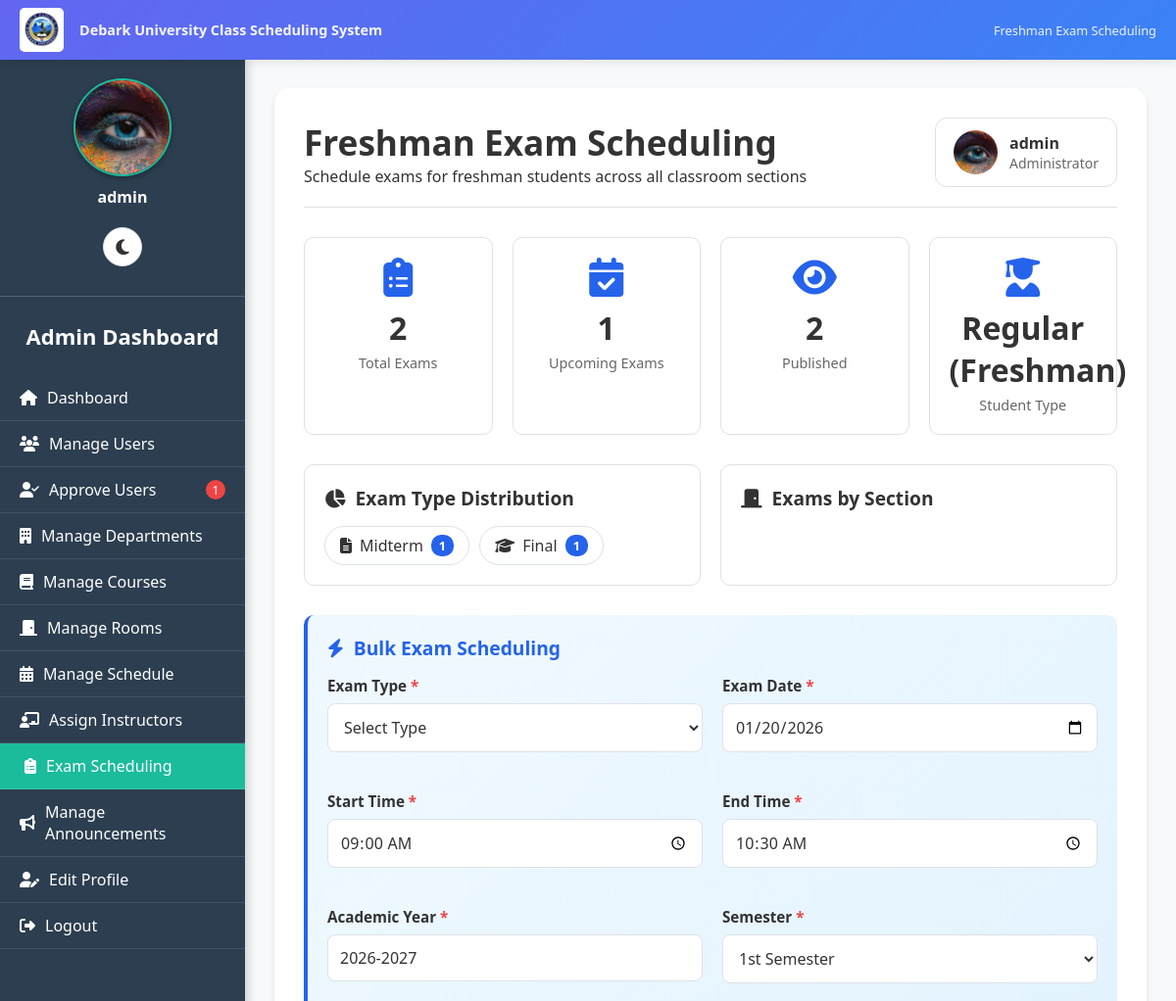
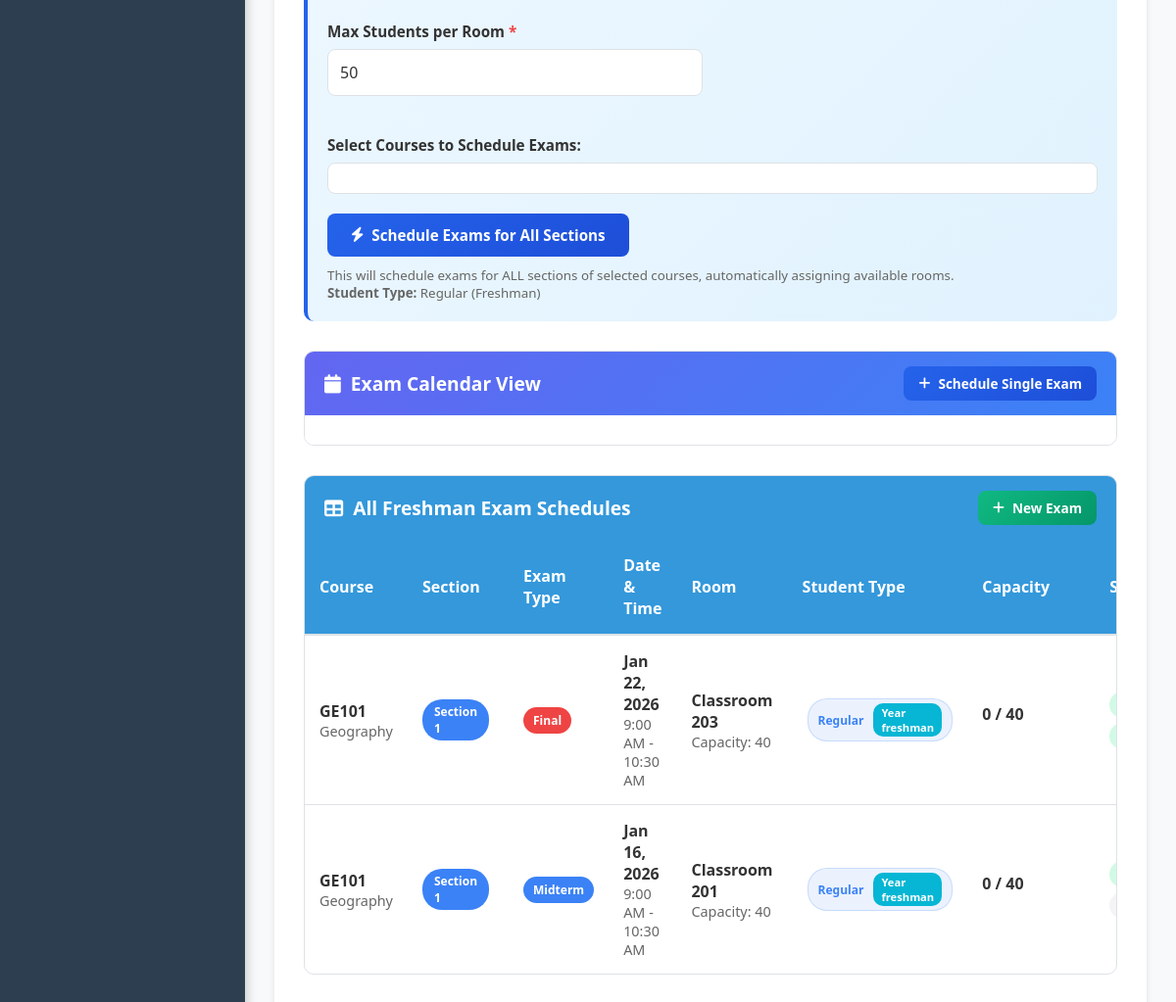
Screenshot of /admin/manage_exam_schedules.php (signed in) with the database file from the repository (2 pictures, top to bottom).
### tables this page shows
CREATE TABLE `users` (
  `user_id` int(11) NOT NULL,
  `username` varchar(50) NOT NULL,
  `password` varchar(255) NOT NULL,
  `full_name` varchar(100) NOT NULL,
  `student_id` varchar(50) DEFAULT NULL,
  `email` varchar(100) DEFAULT NULL,
  `role` enum('admin','instructor','student','department_head') NOT NULL,
  `department_id` int(11) DEFAULT NULL,
  `year` varchar(10) DEFAULT NULL,
  `created_at` timestamp NOT NULL DEFAULT current_timestamp(),
  `profile_picture` varchar(255) DEFAULT NULL,
  `email_verified` tinyint(1) DEFAULT 0,
  `verification_token` varchar(255) DEFAULT NULL,
  `is_approved` tinyint(1) DEFAULT 0,
  `is_verified` tinyint(1) NOT NULL DEFAULT 0,
  `id_number` varchar(20) DEFAULT NULL
);

CREATE TABLE `exam_schedules` (
  `exam_id` int(11) NOT NULL,
  `course_id` int(11) NOT NULL,
  `exam_type` enum('Midterm','Final','Quiz','Assignment') NOT NULL,
  `exam_date` date NOT NULL,
  `start_time` time NOT NULL,
  `end_time` time NOT NULL,
  `room_id` int(11) NOT NULL,
  `supervisor_id` int(11) DEFAULT NULL,
  `academic_year` varchar(20) NOT NULL,
  `semester` varchar(50) NOT NULL,
  `max_students` int(11) DEFAULT 30,
  `instructions` text DEFAULT NULL,
  `created_by` int(11) NOT NULL,
  `created_at` timestamp NOT NULL DEFAULT current_timestamp(),
  `updated_at` timestamp NOT NULL DEFAULT current_timestamp() ON UPDATE current_timestamp(),
  `is_published` tinyint(1) DEFAULT 0,
  `status` varchar(20) DEFAULT 'active',
  `student_type` enum('regular','extension') DEFAULT 'regular',
  `year` varchar(10) NOT NULL DEFAULT '1',
  `instructor_id` int(11) DEFAULT NULL,
  `section_number` int(11) DEFAULT NULL COMMENT 'Section number for the exam'
);

CREATE TABLE `courses` (
  `course_id` int(11) NOT NULL,
  `course_code` varchar(20) NOT NULL,
  `course_name` varchar(100) NOT NULL,
  `credit_hours` int(11) NOT NULL,
  `department_id` int(11) DEFAULT NULL,
  `created_at` timestamp NOT NULL DEFAULT current_timestamp(),
  `prerequisite` varchar(255) DEFAULT NULL,
  `category` enum('Compulsory','Elective','Optional') DEFAULT 'Compulsory',
  `contact_hours` int(11) NOT NULL DEFAULT 3,
  `lab_hours` int(11) NOT NULL DEFAULT 0,
  `tutorial_hours` int(11) NOT NULL DEFAULT 0,
  `description` text DEFAULT NULL,
  `is_freshman` tinyint(1) DEFAULT 0
);

CREATE TABLE `rooms` (
  `room_id` int(11) NOT NULL,
  `room_name` varchar(50) NOT NULL,
  `capacity` int(11) NOT NULL,
  `building` varchar(100) DEFAULT NULL,
  `is_available` tinyint(1) NOT NULL DEFAULT 1
);

### public/admin/manage_exam_schedules.php (the view, shortened to what the rows shown need)
<?php
require __DIR__ . '/../../includes/db.php';
include __DIR__ . '/../includes/darkmode.php';
$user_stmt = $pdo->prepare("SELECT username, email, profile_picture FROM users WHERE user_id=?");
$user_stmt->execute([$_SESSION['user_id']]);
$current_user = $user_stmt->fetch();
function getAdminProfilePicturePath($profile_picture) {
    $locations = [
        __DIR__ . '/../uploads/admin/' . $profile_picture,
        __DIR__ . '/../uploads/' . $profile_picture,
        __DIR__ . '/../../uploads/' . $profile_picture,
        'uploads/admin/' . $profile_picture,
        '../uploads/admin/' . $profile_picture,
        'uploads/' . $profile_picture,
        '../uploads/' . $profile_picture,
    ];
    foreach ($locations as $location) {
        if (file_exists($location)) {
            if (strpos($location, '/admin/') !== false) {
                return '../uploads/admin/' . $profile_picture;
            } elseif (strpos($location, 'uploads/admin/') !== false) {
                return 'uploads/admin/' . $profile_picture;
            } elseif (strpos($location, '../uploads/') !== false) {
                return '../uploads/' . $profile_picture;
            } elseif (strpos($location, 'uploads/') !== false) {
                return 'uploads/' . $profile_picture;
            }
        }
    }
    return '../assets/default_profile.png';
}
$profile_img_path = getAdminProfilePicturePath($current_user['profile_picture'] ?? '');
$exams_stmt = $pdo->prepare("
    SELECT es.*,
           c.course_code, c.course_name,
           r.room_name, r.capacity,
           COUNT(DISTINCT e.student_id) as registered_count
    FROM exam_schedules es
    JOIN courses c ON es.course_id = c.course_id
    JOIN rooms r ON es.room_id = r.room_id
    LEFT JOIN enrollments e ON e.course_id = es.course_id
        AND e.year = 'freshman'
        AND e.schedule_id IN (
            SELECT schedule_id
            FROM schedule
            WHERE course_id = es.course_id
            AND COALESCE(section_number, 1) = es.section_number
            AND year = 'freshman'
        )
    WHERE (es.student_type = 'regular' AND es.year = 'freshman')
       OR (es.student_type IS NULL AND es.year IS NULL)
    GROUP BY es.exam_id
    ORDER BY es.exam_date DESC, es.start_time, es.section_number
");
$exams_stmt->execute();
$exams = $exams_stmt->fetchAll();
?>
<!DOCTYPE html>
<html lang="en" data-theme="<?= $darkMode ? 'dark' : 'light' ?>">
<head>
<link rel="stylesheet" href="https://cdnjs.cloudflare.com/ajax/libs/font-awesome/6.4.0/css/all.min.css">
<link rel="stylesheet" href="https://cdn.jsdelivr.net/npm/fullcalendar@5.11.3/main.min.css">
<link rel="stylesheet" href="../../assets/css/darkmode.css">
</head>
<body>
<div class="sidebar" id="sidebar">
    <div class="sidebar-content">
        <div class="sidebar-profile">
            <img src="<?= htmlspecialchars($profile_img_path) ?>" alt="Profile Picture" id="sidebarProfilePic"
                 onerror="this.onerror=null; this.src='../assets/default_profile.png';">
            <p><?= htmlspecialchars($current_user['username']) ?></p>
        </div>
        <h2>Admin Dashboard</h2>
    </div>
</div>
<div class="main-content">
    <div class="content-wrapper">
        <div class="header">
            <div>
                <h1>Freshman Exam Scheduling</h1>
            </div>
            <div class="user-info">
                <img src="<?= htmlspecialchars($profile_img_path) ?>" alt="Profile" id="headerProfilePic"
                     onerror="this.onerror=null; this.src='../assets/default_profile.png';">
                <div>
                    <div><?= htmlspecialchars($current_user['username']) ?></div>
                    <small>Administrator</small>
                </div>
            </div>
        </div>
        <div class="exam-table-container">
            <?php if(!empty($exams)): ?>
                <div style="overflow-x: auto;">
                    <table class="exam-table">
                        <thead>
                            <tr>
                                <th>Course</th>
                                <th>Section</th>
                                <th>Exam Type</th>
                                <th>Date & Time</th>
                                <th>Room</th>
                                <th>Student Type</th>
                                <th>Capacity</th>
                                <th>Status</th>
                            </tr>
                        </thead>
                        <tbody>
                            <?php foreach($exams as $exam): ?>
                                <?php
                                $current_time = time();
                                $exam_timestamp = strtotime($exam['exam_date'] . ' ' . $exam['start_time']);
                                $is_past = $exam_timestamp < $current_time;
                                $is_upcoming = $exam_timestamp > $current_time;
                                $is_today = date('Y-m-d') == $exam['exam_date'];
                                $student_type = $exam['student_type'] ?? 'Not specified';
                                $year = $exam['year'] ?? '';
                                ?>
                                <tr>
                                    <td>
                                        <div style="font-weight: 600; color: var(--text-primary);">
                                            <?= htmlspecialchars($exam['course_code']) ?>
                                        </div>
                                        <div style="color: var(--text-secondary); font-size: 0.9rem;">
                                            <?= htmlspecialchars($exam['course_name']) ?>
                                        </div>
                                    </td>
                                    <td>
                                        <span class="section-badge section-<?= (($exam['section_number'] - 1) % 5) + 1 ?>">
                                            Section <?= $exam['section_number'] ?>
                                        </span>
                                    </td>
                                    <td>
                                        <span class="badge exam-badge-<?= strtolower($exam['exam_type']) ?>">
                                            <?= htmlspecialchars($exam['exam_type']) ?>
                                        </span>
                                    </td>
                                    <td>
                                        <div style="font-weight: 600; color: var(--text-primary);">
                                            <?= date('M d, Y', strtotime($exam['exam_date'])) ?>
                                        </div>
                                        <div style="color: var(--text-secondary); font-size: 0.9rem;">
                                            <?= date('g:i A', strtotime($exam['start_time'])) ?> - <?= date('g:i A', strtotime($exam['end_time'])) ?>
                                        </div>
                                    </td>
                                    <td>
                                        <div style="font-weight: 600; color: var(--text-primary);">
                                            <?= htmlspecialchars($exam['room_name']) ?>
                                        </div>
                                        <div style="color: var(--text-secondary); font-size: 0.9rem;">
                                            Capacity: <?= $exam['capacity'] ?>
                                        </div>
                                    </td>
                                    <td>
                                        <?php if($student_type && $student_type !== 'Not specified'): ?>
                                            <span class="student-type-badge <?= $student_type ?>">
                                                <?= ucfirst($student_type) ?>
                                                <?php if($year): ?>
                                                    <span class="year-badge">
                                                        Year <?= htmlspecialchars($year) ?>
                                                    </span>
                                                <?php endif; ?>
                                            </span>
                                        <?php else: ?>
                                            <span class="badge badge-secondary">Not specified</span>
                                        <?php endif; ?>
                                    </td>
                                    <td>
                                        <div style="font-weight: 600; color: var(--text-primary);">
                                            <?= $exam['registered_count'] ?> / <?= $exam['max_students'] ?>
                                        </div>
                                        <div class="progress-container">
                                            <div class="progress-bar">
                                            </div>
                                        </div>
                                    </td>
                                    <td>
                                        <div style="display: flex; flex-direction: column; gap: 5px;">
                                            <?php if($exam['is_published'] == 1): ?>
                                                <span class="badge badge-success">
                                                </span>
                                            <?php else: ?>
                                                <span class="badge badge-secondary">
                                                    <i class="fas fa-eye-slash"></i> Not Published
                                                </span>
                                            <?php endif; ?>
                                            <?php if($is_past): ?>
                                                <span class="badge badge-secondary">Past</span>
                                            <?php elseif($is_today): ?>
                                                <span class="badge badge-warning">Today</span>
                                            <?php elseif($is_upcoming): ?>
                                                <span class="badge badge-success">Upcoming</span>
                                            <?php endif; ?>
                                        </div>
                                    </td>
                                </tr>
                            <?php endforeach; ?>
                        </tbody>
                    </table>
                </div>
            <?php endif; ?>
        </div>
    </div>
</div>
</body>
</html>

### rows the page displays
users: profile_picture (picture), username "admin"
exam_schedules: course.course_code "GE101", course.course_name "Geography", section_number "1", exam_type "Final", exam_date "Jan 22, 2026", start_time "9:00 AM", end_time "10:30 AM", room.room_name "Classroom 203", room.capacity "40", student_type "Regular", year "freshman", registered_count "0", max_students "40"
exam_schedules: course.course_code "GE101", course.course_name "Geography", section_number "1", exam_type "Midterm", exam_date "Jan 16, 2026", start_time "9:00 AM", end_time "10:30 AM", room.room_name "Classroom 201", room.capacity "40", student_type "Regular", year "freshman", registered_count "0", max_students "40"

### other values shown
$pending_approvals "1"
$total_exams "2"
$upcoming_exams "1"
$published_exams "2"
$type "Midterm"
$count "1"
$type "Final"
